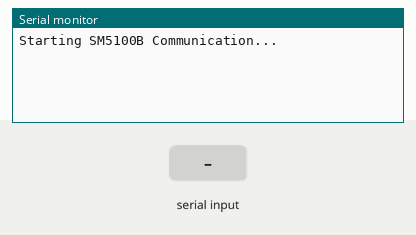
This sketch was run on a simulated Arduino Uno, built with avr-gcc and run on an emulated ATmega328P. Parts: the last lines printed to the serial monitor. The test bench sets the inputs (shaded band). The modem accepts every AT command (registered, SIM ready, sends succeed) and sends nothing else.

Above: at 1.2 s.
1.3 s: "*\n" received over Serial
At 2.0 s:
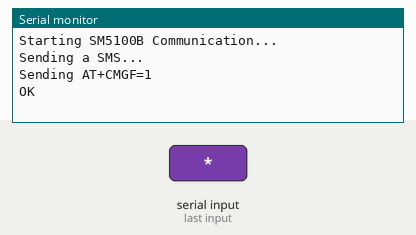
2.8 s: byte 42 ('*') received over Serial
4.9 s: "*\n" received over the second serial link
At 5.2 s:
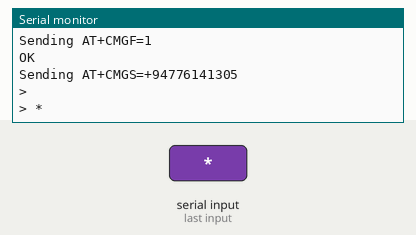
6.8 s: byte 37 ('%') received over Serial
At 9.72 s:
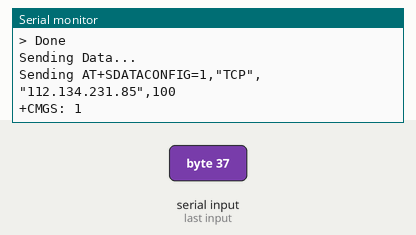
9.8 s: "%\n" received over the second serial link
At 11.2 s:
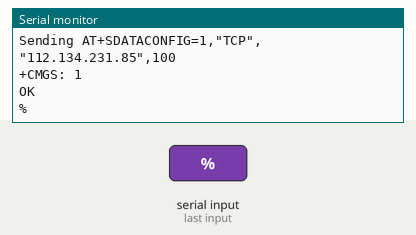
12.8 s: "1\n" received over the second serial link
At 13.4 s:
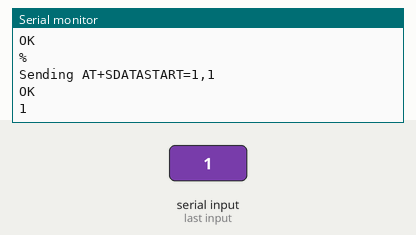

The sketch:

v1.ino
```cpp
#include <SoftwareSerial.h> //Include the NewSoftSerial library to send serial commands to the cellular module.
#include <string.h>         //Used for string manipulations

char incoming_char=0;      //Will hold the incoming character from the Serial Port.

//NewSoftSerial cell(2,3);  //Create a 'fake' serial port. Pin 2 is the Rx pin, pin 3 is the Tx pin.
SoftwareSerial cell(10, 11); // RX, TX

int i;
String Incoming_String;
bool String_Received;

void setup()
{
  //Initialize serial ports for communication.
  pinMode(2, INPUT);
  pinMode(3, INPUT);
  Serial.begin(9600);
  cell.begin(9600);
  Incoming_String = "";
  String_Received = 0;
  //Let's get started!
  Serial.println("Starting SM5100B Communication...");
}

void loop() {
  //If a character comes in from the cellular module...
  if(cell.available() >0)
  {
    incoming_char=cell.read();    //Get the character from the cellular serial port.
    Incoming_String += incoming_char;
    // Process message when new line character is recieved
    if (incoming_char == '\n')
    {
      if(Incoming_String == "\r\n"){
        Incoming_String = "";
      }else{
        String_Received = 1;
      }
    }
    //Serial.print(incoming_char);  //Print the incoming character to the terminal.
  }
  //If a character is coming from the terminal to the Arduino...
  if(Serial.available() >0)
  {
    incoming_char = Serial.read();  //Get the character coming from the terminal

    if(incoming_char == '*'){
      Send_SMS();
    }else if(incoming_char == '%'){
      Send_Data();
    }else{
      cell.print(incoming_char);    //Send the character to the cellular module.
    }
  }

  if(String_Received){

    if(Incoming_String.startsWith("OK")){
     Serial.print("OK Received..");
    }else{
    Serial.print("Arduino Received: ");
    Serial.println(Incoming_String);
    }
    Incoming_String = "";
    String_Received = 0;
  }
}

void Wait_For_String(){

  String_Received = 0;
  while(String_Received == 1){
    if(cell.available() >0)
    {
      incoming_char=cell.read();    //Get the character from the cellular serial port.
      Incoming_String += incoming_char;
      // Process message when new line character is recieved
      if (incoming_char == '\n')
      {
        if(Incoming_String == "\r\n"){
          Incoming_String = "";
        }else{
          String_Received = 1;
        }
      }
    }
  }
}

void Send_SMS(){

  Serial.println("Sending a SMS...");
     Serial.println("Sending AT+CMGF=1");
     cell.println("AT+CMGF=1");
     for(i=0; i<100;i++){
       if(cell.available() >0)
       {
        incoming_char=cell.read();    //Get the character from the cellular serial port.
        Serial.print(incoming_char);
       }
       delay(20);
     }
     Serial.println("Sending AT+CMGS=+94776141305");
     cell.println("AT+CMGS=+94776141305");

     cell.print("AT+CMGS=\""); // send the SMS number
     cell.print("+94776141305");
     cell.println("\"");


     for(i=0; i<100;i++){
       if(cell.available() >0)
       {
        incoming_char=cell.read();    //Get the character from the cellular serial port.
        Serial.print(incoming_char);
       }
       delay(20);
     }
     cell.print("Test SMS"); // SMS body
     cell.write(0x1A);
     cell.write(0x0D);
     cell.write(0x0A);
     Serial.println("Done");
}

void Send_Data(){

  Serial.println("Sending Data...");
     Serial.print("Sending AT+SDATACONFIG=1,");
     Serial.print('"');
     Serial.print("TCP");
     Serial.print('"');
     Serial.print(',');
     Serial.print('"');
     Serial.print("112.134.231.85");
     Serial.print('"');
     Serial.println(",100");

     cell.print("Sending AT+SDATACONFIG=1,");
     cell.print('"');
     cell.print("TCP");
     cell.print('"');
     cell.print(',');
     cell.print('"');
     cell.print("112.134.231.85");
     cell.print('"');
     cell.println(",100");

     //cell.println("AT+SDATACONFIG=1,"TCP","112.134.231.85",100");
     for(i=0; i<100;i++){
       if(cell.available() >0)
       {
        incoming_char=cell.read();    //Get the character from the cellular serial port.
        Serial.print(incoming_char);
       }
       delay(20);
     }
     Serial.println("Sending AT+SDATASTART=1,1");
     cell.println("AT+SDATASTART=1,1");

     for(i=0; i<100;i++){
       if(cell.available() >0)
       {
        incoming_char=cell.read();    //Get the character from the cellular serial port.
        Serial.print(incoming_char);
       }
       delay(20);
     }

     Serial.println("Sending AT+SDATASTATUS=1");
     cell.println("AT+SDATASTATUS=1");

     for(i=0; i<100;i++){
       if(cell.available() >0)
       {
        incoming_char=cell.read();    //Get the character from the cellular serial port.
        Serial.print(incoming_char);
       }
       delay(20);
     }

     Serial.println("Sending AT+SDATATSEND=1,10");
     cell.println("AT+SDATATSEND=1,10");


     for(i=0; i<100;i++){
       if(cell.available() >0)
       {
        incoming_char=cell.read();    //Get the character from the cellular serial port.
        Serial.print(incoming_char);
       }
       delay(20);
     }
     cell.print("Test_Data"); // SMS body
     cell.write(0x1A);
     cell.write(0x0D);
     cell.write(0x0A);
     Serial.println("Done");
}
```

Measured:
- after the input at 1.3 s, the serial monitor: prints a new line at once (image 1)
- after the input at 4.9 s, the serial monitor: prints a new line at once (image 2)
- after the input at 6.8 s, the serial monitor: prints a new line after 2.7 s (image 3)
- after the input at 9.8 s, the serial monitor: prints a new line after 0.06 s (image 4)
- after the input at 12.8 s, the serial monitor: prints a new line at once (image 5)
